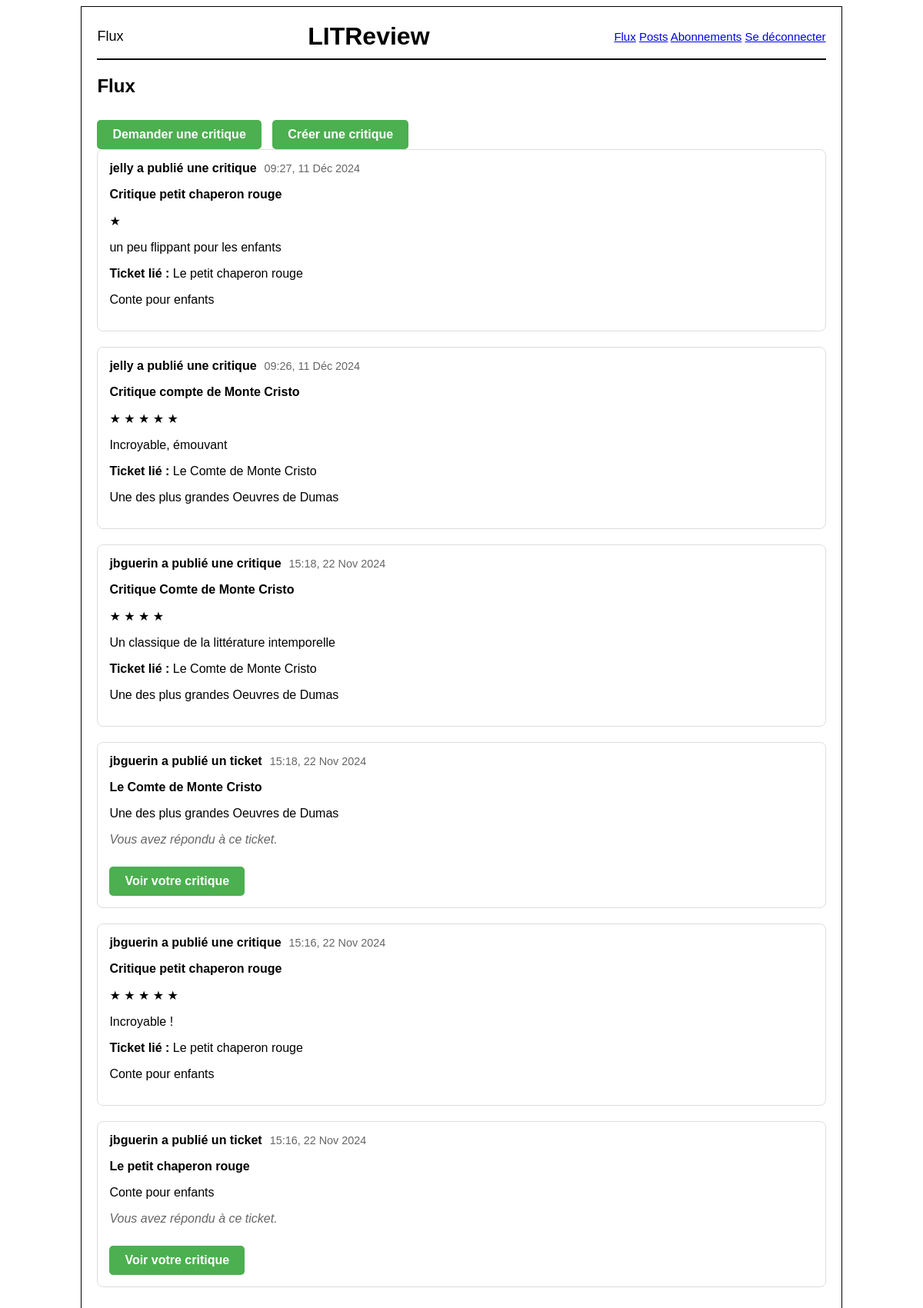
The page /flux/ (signed in) on the database its author committed.
### review/models.py (models this page shows, shortened)
class Review(models.Model):
    ticket = models.ForeignKey(to=Ticket, on_delete=models.CASCADE)
    rating = models.PositiveSmallIntegerField(
        validators=[MinValueValidator(0), MaxValueValidator(5)]
    )
    headline = models.CharField(max_length=128)
    body = models.TextField(max_length=8192, blank=True)
    user = models.ForeignKey(
        to=settings.AUTH_USER_MODEL, on_delete=models.CASCADE, null=True
    )
    time_created = models.DateTimeField(auto_now_add=True)
    contributors = models.ManyToManyField(
        settings.AUTH_USER_MODEL,
        through="ReviewContributor",
        related_name="contributions",
        blank=True,
    )

class Ticket(models.Model):
    title = models.CharField(max_length=128)
    description = models.TextField(max_length=2048, blank=True)
    user = models.ForeignKey(to=settings.AUTH_USER_MODEL, on_delete=models.CASCADE)
    image = models.ImageField(null=True, blank=True)
    time_created = models.DateTimeField(auto_now_add=True)

### authentification/models.py (models this page shows)
class User(AbstractUser):
    REVIEW_CREATOR = "CREATOR"
    SUBSCRIBER = "SUBSCRIBER"
    ROLE_CHOICES = (
        (REVIEW_CREATOR, "créateur de review"),
        (SUBSCRIBER, "abonné"),
    )
    role = models.CharField(
        max_length=30, choices=ROLE_CHOICES, verbose_name="rôle", default=REVIEW_CREATOR
    )
    follows = models.ManyToManyField(
        "self",
        limit_choices_to={"role": REVIEW_CREATOR},
        symmetrical=False,
        verbose_name="follow",
    )
    pass

### review/views.py (the view)
# urls.py: path("flux/", review.views.flux, name="flux"),
@login_required
def flux(request):
    followed_users = UserFollows.objects.filter(user=request.user).values_list(
        "followed_user", flat=True
    )
    tickets = Ticket.objects.filter(user__in=followed_users)
    tickets = tickets.annotate(
        user_review_exists=Exists(
            Review.objects.filter(ticket=OuterRef('pk'), user=request.user)
        ),
        user_review_id=Subquery(
            Review.objects.filter(ticket=OuterRef('pk'), user=request.user)
            .values('id')[:1]
        ),
    )
    reviews = Review.objects.filter(ticket__in=tickets)
    posts = sorted(
        list(tickets) + list(reviews), key=lambda x: x.time_created, reverse=True
    )
    context = {
        "posts": posts,
    }
    return render(request, "review/flux.html", context)

### review/templates/review/flux.html (shortened to what this page needs)
{% extends 'base.html' %}
{% block title %} Flux {% endblock title %}
{% block content %}
<div class="flux-page base-page">
    <div class="icone-title">
        <h2>Flux</h2>
    </div>
    <div class="connexion-button">
        <a href="{% url 'ticket_create' %}" class="styled-button">Demander une critique</a>
        <a href="{% url 'review_create' %}" class="styled-button">Créer une critique</a>
    </div>
    {% for post in posts %}
        {% if post.ticket %}
            <div class="post-container">
                <div class="post-header">
                    <div class="post-info">
                        <strong>{{ post.user }} a publié une critique</strong>
                        <span class="post-date">{{ post.time_created|date:"H:i, d M Y" }}</span>
                    </div>
                </div>
                <div class="post-content">
                    <p><strong>{{ post.headline }}</strong></p>
                    <span class='stars'>
                        {% for star in "x"|rjust:post.rating %}
                            ★
                        {% endfor %}
                    </span>
                    <p>{{ post.body }}</p>
                </div>
                <div class="ticket-content">
                    <p><strong>Ticket lié :</strong> {{ post.ticket.title }}</p>
                    <p>{{ post.ticket.description }}</p>
                </div>
            </div>
        {% else %}
            <div class="post-container">
                <div class="post-header">
                    <div class="post-info">
                        <strong>{{ post.user }} a publié un ticket</strong>
                        <span class="post-date">{{ post.time_created|date:"H:i, d M Y" }}</span>
                    </div>
                </div>
                <div class="ticket-content">
                    <p><strong>{{ post.title }}</strong></p>
                    <p class="text-description">{{ post.description }}</p>
                    {% if post.user_review_exists %}
                        <p class="status-message">Vous avez répondu à ce ticket.</p>
                        <a href="{% url 'review_update' post.user_review_id %}" class="styled-button">Voir votre critique</a>
                    {% else %}
                        <p class="status-message">Vous n'avez pas encore répondu à ce ticket.</p>
                        <a href="{% url 'review_create' %}?ticket={{ post.id }}" class="styled-button">Répondre à ce ticket</a>
                    {% endif %}
                </div>
            </div>
        {% endif %}
    {% endfor %}
</div>
{% endblock content %}

### litrevu/templates/base.html (style rules this page uses)
body { font-family: Arial, sans-serif; }

### review/templates/review/flux.html (style rules this page uses)
.styled-button { display: inline-block; padding: 10px 20px; background-color: #4CAF50; color: white; text-align: center; border-radius: 5px; text-decoration: none; font-weight: bold; margin-top: 10px; margin-right: 10px; }
.post-container { border: 1px solid #ddd; padding: 15px; margin-bottom: 20px; border-radius: 8px; }
.post-header { display: flex; justify-content: space-between; align-items: center; }
.post-info { display: flex; align-items: center; gap: 10px; }
.post-date { font-size: 0.9em; color: #666; }
.post-content, .ticket-content { margin-top: 10px; }
.status-message { font-style: italic; color: #666; margin-top: 10px; }

### rows shown on the page
Review: user "jelly", time_created "09:27, 11 Déc 2024", headline "Critique petit chaperon rouge", rating 1 (drawn), body "un peu flippant pour les enfants", ticket "Le petit chaperon rouge", ticket.description "Conte pour enfants"
Review: user "jelly", time_created "09:26, 11 Déc 2024", headline "Critique compte de Monte Cristo", rating 5 (drawn), body "Incroyable, émouvant", ticket "Le Comte de Monte Cristo", ticket.description "Une des plus grandes Oeuvres de Dumas"
Review: user "jbguerin", time_created "15:18, 22 Nov 2024", headline "Critique Comte de Monte Cristo", rating 4 (drawn), body "Un classique de la littérature intemporelle", ticket "Le Comte de Monte Cristo", ticket.description "Une des plus grandes Oeuvres de Dumas"
Ticket: user "jbguerin", time_created "15:18, 22 Nov 2024", title "Le Comte de Monte Cristo", description "Une des plus grandes Oeuvres de Dumas", shows "Vous avez répondu à ce ticket."
Review: user "jbguerin", time_created "15:16, 22 Nov 2024", headline "Critique petit chaperon rouge", rating 5 (drawn), body "Incroyable !", ticket "Le petit chaperon rouge", ticket.description "Conte pour enfants"
Ticket: user "jbguerin", time_created "15:16, 22 Nov 2024", title "Le petit chaperon rouge", description "Conte pour enfants", shows "Vous avez répondu à ce ticket."
